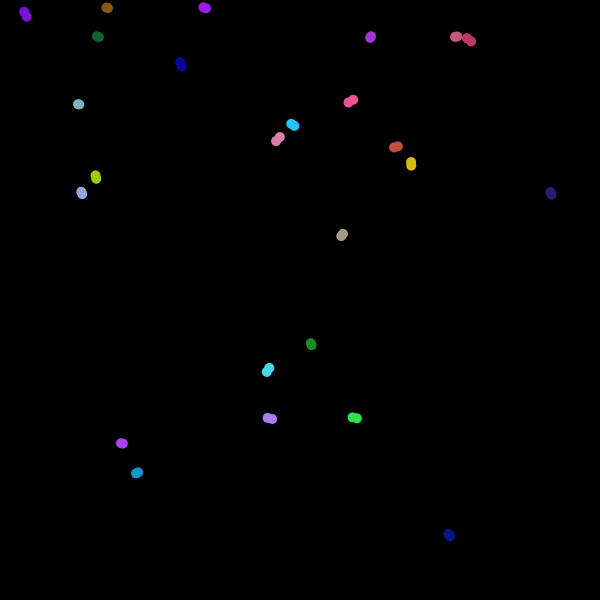
Frame 1 (no input)
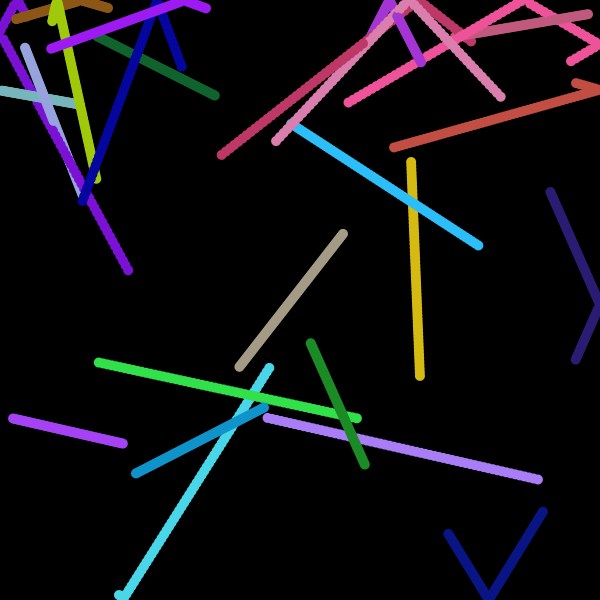
Frame 60 (the mouse pressed at the canvas centre just before this capture)
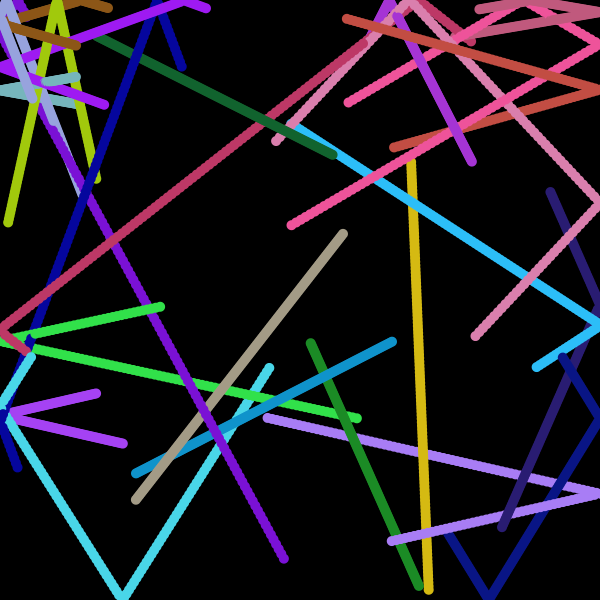
Frame 120 (the mouse held since frame 60 and released just before this capture)

The Processing sketch that drew these frames (run headless with seeded random() and noise(); from frame 60 on, the mouse is pressed at the canvas centre):

// Processing sketch: Chain_Reaction
// ── Chain_Reaction.pde

  Ball[] balls;
  
  boolean reactionStarted;
  
  void setup() {
    size(600,600);
    background(0);
    noStroke();
    reactionStarted = false;
    balls = new Ball[25];
    for( int i = 0; i < balls.length; i++ ){
      balls[i] = new Ball();
    }
  }

  void mouseClicked(){
    if( !reactionStarted){ 
      reactionStarted = true; 
      Ball b = new Ball();
      balls[0] = b;
      b.x = mouseX; 
      b.y = mouseY;
      b.grow(); 
    }
  }
  
  void checkState(){
    for(Ball b: balls){
      if(b.state == 1 || b.state == 2){
        for(Ball c : balls){
          if(dist(c.x, c.y, b.x, b.y) <= (c.rad + b.rad)/2 && ((!(c.state == 1) &&!(c.state == 2)) &&(c.state != 4))){c.state = 1;}
        }//end of for
      }//end of if
    }//end of for
  }
  
  void checkReaction(){
    boolean rx = true;
    for(Ball b: balls){
      if(b.state == 1 || b.state == 2){
        rx = false;
      }
    }
    if((rx)) reactionStarted = false;
  }
  void draw() {
    clear();
    for(int i = 0; i < balls.length; i++){
      Ball b = balls[i];
      
      if( reactionStarted ){
        if( b.state == 1){
          if(b.rad >= 70){
            b.state = 2;
            b.shrink();
          }
          else{b.grow();}
        }
        else{
          if(b.state == 2){
            b.shrink();
          }
          else if (b.state == 0){
              b.boundary();
              b.move();
            }
         }
         
      }
      else{
        
        b.boundary();
        b.move();
      }
      checkState();
    }
    checkReaction();
  }
// ── Ball.pde
class Ball{
  color c;
  float rad;
  float x;
  float y;
  float dx;
  float dy;
  int state;
  Ball(){
   float r = random(256);
   float g = random(256); 
   float b = random(256);
   c = color(r, g, b);
   rad = 10;
   x = random((width - r) + r/2);
   y = random((height - r) + r/2);
   dx = random(10) - 5;    
   dy = random(10) - 5;     
   fill(c);
   ellipse(x,y,rad,rad);
  }
  
  void grow(){
  state = 1;
  dx = 0;
  dy = 0;
  rad += 0.5;
  rad += 0.5;
  ellipse(x,y,rad,rad);
  }
  
  void shrink(){
    if(rad <= 10) state = 4;
    rad -= 0.5;
    rad -= 0.5;
    ellipse(x,y,rad,rad);
  }
    
  void move() {
   x = x + dx;
   y = y + dy; 
   fill(c);
   if(state != 4) ellipse(x,y,rad,rad);
  }
  
   void boundary(){
     if(this.x > width ||this.x < 0){
       dx *= -1;
       /*if(dx > 10){dx = 5;}
       if(dx < -10){dx = -5;}*/
       //in case the balls go to fast that they go off of the screen
       if(this.x > width){x = width - 1;}
       if(this.x < 0){x = 1;}
     } 
     if(this.y > height ||this.y < 0){
       dy *= -1;
       /*-dy + random(1) - random(1);
       if(dy > 10){dx = 7.5;}
       if(dy < -10){dy = -7.5;}*/
       //in case the balls go to fast that they go off of the screen
       if(this.y > height){y = height - 1;}
       if(this.y < 0){y = 1;}
     }
   }


}
